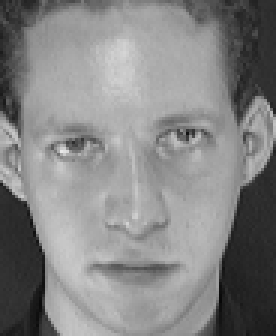
#> input picture imagenes/s1/3.pgm, 92 x 112 px, found by its file name (shown 3 times larger)
$ jupyter execute --allow-errors LinearAlgebra.ipynb   (shell and % lines are left out)
#> lines starting #> are read from the running program, lines starting #| are printed output that depends on the picture; long printed decimals are rounded
<a href="https://colab.research.google.com/github/Mahonry/LinearAlgebra/blob/master/LinearAlgebra.ipynb" target="_parent"></a>

# Transformaciones Lineales
______________________________________________________

[cell 1]
import numpy as np
import matplotlib.pyplot as plt

[cell 2]
A = np.array([[-1, 3], [2,-2]])
print(A)

[cell 3]
vector = np.array([[2],[1]])
print(vector)

[cell 4]
def graficarVectores(vecs, cols, alpha=1):
#> called with cols = 'blue', alpha = 1
    plt.axvline(x = 0, color = 'grey', zorder = 0)
    plt.axhline(y = 0, color = 'grey', zorder = 0)

    for i in range(len(vecs)):
      x = np.concatenate([[0,0], vecs[i]])
      plt.quiver([x[0]],
                 [x[1]],
                 [x[2]],
                 [x[3]],
                 angles = 'xy', scale_units = 'xy',
                 scale = 1,
                 color = cols[i],
                 alpha = alpha
                 )

[cell 5]
graficarVectores([vector.flatten()], cols = 'blue')

plt.xlim(-0.5, 3)
plt.ylim(-0.5, 4)

[cell 6]
vector_tranformado = A.dot(vector)

[cell 7]
graficarVectores([vector.flatten(), vector_tranformado.flatten()], cols = ['blue','orange'])

plt.xlim(-0.5, 2.5)
plt.ylim(-0.5, 2.5)

# Autovalores y autovectores
__________________________________________________

[cell 8]
orange = "#FF9A13"
blue = "#1190FF"

[cell 9]
X = np.array([[3,2],[4,1]])
print(X)

[cell 10]
v = np.array([[1],[1]])

[cell 11]
u = X.dot(v)
print(u)

[cell 12]
graficarVectores([u.flatten(),v.flatten()], cols = [orange,blue])

plt.xlim(-1,6)
plt.ylim(-1,6)

[cell 13]
s = np.array([[-1],[2]])
t = X.dot(s)

[cell 14]
graficarVectores([t.flatten(),s.flatten()], cols = [orange,blue])

plt.xlim(-3,3)
plt.ylim(-3,3)

## Calculo de eigenvalores y eigenvectores

[cell 15]
X = np.array([[3,2],[4,1]])

[cell 16]
print(np.linalg.eig(X))

[cell 17]
autovalores, autovectores = np.linalg.eig(X)

[cell 18]
print(autovectores[:,0])

[cell 19]
print(autovectores[:,1])

[cell 20]
v = np.array([[-1],[2]])

Xv = X.dot(v)

v_np = autovectores[:,1]

[cell 21]
graficarVectores([Xv.flatten(), v.flatten(), v_np], cols = ['green','orange','blue'])

plt.ylim(-4,2)
plt.xlim(-7,3)

# Descomposicion de matrices
_______________________________________________________

[cell 22]
A = np.array([[3,2],[4,1]])

[cell 23]
autovalores, autovectores = np.linalg.eig(A)

[cell 24]
A_cal = autovectores.dot(np.diag(autovalores)).dot(np.linalg.inv(autovectores))

[cell 25]
print(A_cal,"   ", A)

[cell 26]
A = np.array([[3,2],[2,3]])
print(A)

[cell 27]
print(A == A.T)

[cell 28]
autovalores, autovectores = np.linalg.eig(A)
print(autovalores)
print(autovectores)

[cell 29]
A_cal = autovectores.dot(np.diag(autovalores)).dot(autovectores.T)
print(A_cal)

## Descomponer matrices no cuadradas
_________________________________________________________________

[cell 30]
A = np.array([[1,2,3],[3,4,5]])

[cell 31]
U, D, V = np.linalg.svd(A)

[cell 32]
print(U)

[cell 33]
print(np.diag(D))

[cell 34]
print(V)

#> (a cell that did not finish here is left out)

[cell 36]
A

# Transformaciones al circulo unitario
____________________________________________________

[cell 37]
def graficarMatriz(matriz, vectorCol = ['red','blue']):

  #Circulo unitario

  x = np.linspace(-1,1,1000000)
  y = np.sqrt(1-(x**2))

  #Circulo unitario tranformado

  x1 = matriz[0,0]*x + matriz[0,1]*y
  y1 = matriz[1,0]*x + matriz[1,1]*y

  x1_neg = matriz[0,0]*x - matriz[0,1]*y
  y1_neg = matriz[1,0]*x - matriz[1,1]*y

  #Vectores

  u1 = [matriz[0,0],matriz[1,0]]
  v1 = [matriz[0,1],matriz[1,1]]

  graficarVectores([u1,v1], cols = [vectorCol[0],vectorCol[1]])
  plt.plot(x1,y1, 'green', alpha = 0.7)
  plt.plot(x1_neg,y1_neg, 'green', alpha = 0.7)

[cell 38]
# %run "..\\funciones_auxiliares\\funcion.ipynb"

[cell 39]
A = np.array([[3,7],[5,2]])
print(A)

[cell 40]
print("Circulo Unitario")
graficarMatriz(np.array([[1,0],[0,1]]))

plt.xlim(-1.5,1.5)
plt.ylim(-1.5,1.5)
plt.show()
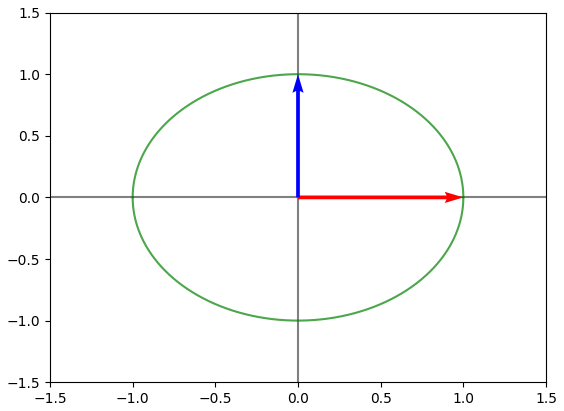
#> figure drawn by matplotlib, 1 panel; curve peaks at x = -1e-06, y = 1

print("Circulo Unitario Transformado")
graficarMatriz(A)

plt.xlim(-8,8)
plt.ylim(-8,8)
plt.show()
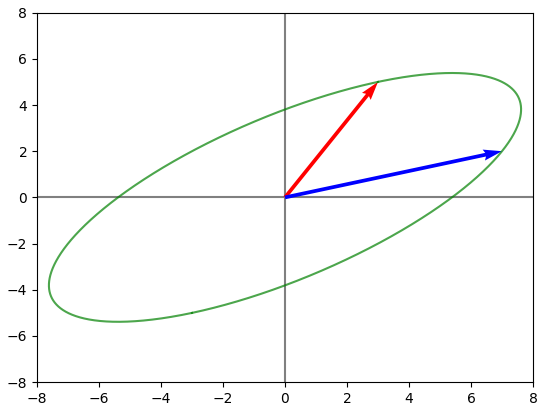
#> figure drawn by matplotlib, 1 panel

## Matrices SVD (valores singulares) aplicada al circulo unitario
__________________________________

[cell 41]
U, D, V = np.linalg.svd(A)

[cell 42]
"""La matriz V rota el espacio
La matriz D escala el espacio.
La matriz U rota de nuevo el espacio.
La transformación del espacio de una matriz A es igual a la transformación de las matrices SVD (Valores singulares)"""

print("Circulo Unitario")
graficarMatriz(np.array([[1,0],[0,1]]))

plt.xlim(-1.5,1.5)
plt.ylim(-1.5,1.5)
plt.show()

print("Primer rotacion V")
graficarMatriz(V)

plt.xlim(-1.5,1.5)
plt.ylim(-1.5,1.5)
plt.show()


print("Escala (D)")
graficarMatriz(np.diag(D).dot(V))

plt.xlim(-9,9)
plt.ylim(-9,9)
plt.show()
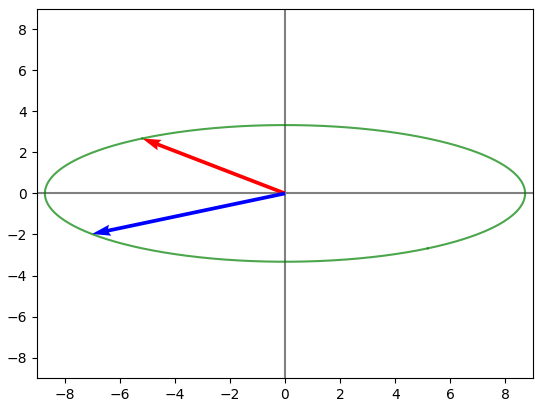
#> figure drawn by matplotlib, 1 panel

print("Segunda rotacion U")
graficarMatriz(U.dot(np.diag(D).dot(V)))

plt.xlim(-8,8)
plt.ylim(-8,8)
plt.show()

## ¿Como intepretar los valores singulares?
______________________________________________________________

[cell 43]
A = np.array([[3,7],[5,2]])
print(A)

[cell 44]
U, D, V = np.linalg.svd(A)
print(D[0])
print(D[1])

[cell 45]
u1 = [D[0]*U[0,0],D[0]*U[0,1]]
v1 = [D[1]*U[1,0],D[1]*U[1,1]]

print([A[0,0],A[1,0]])
print(u1)
print()
print([A[0,1],A[1,1]])
print(v1)

[cell 46]
graficarMatriz(A)
graficarVectores([u1,v1], cols = ['red','blue'])

plt.text(3,5, r"$u_1$", size = 18)
plt.text(7,2, r"$v_1$", size = 18)


plt.text(-5,-4, r"$D(u_1)$", size = 18)
plt.text(-4,1, r"$D(v_1)$", size = 18)

plt.xlim(-8,8)
plt.ylim(-8,8)
plt.show()

# Aplicaciones de SVD a una imagen

[cell 47]
from PIL import Image
import urllib.request as request

plt.style.use("classic")

[cell 48]
url = "https://estaticos.muyinteresante.es/media/cache/1140x_thumb/uploads/images/gallery/5b755a235cafe886f57f0c61/golden-cachorro_0.jpg"
#> (the rest of this cell did not finish here and is left out)

#> (a cell that did not finish here is left out)

#> (a cell that did not finish here is left out)

#> (a cell that did not finish here is left out)

#> (a cell that did not finish here is left out)

#> (a cell that did not finish here is left out)

#> (a cell that did not finish here is left out)

#> (a cell that did not finish here is left out)

[cell 56]
# Aplicamos SVD a una imagen, vemos el efecto que tiene sobre la reconstruccion de la imagen, para poder disminuir el tamaño de nuestro archivo

#> (a cell that did not finish here is left out)

#> (a cell that did not finish here is left out)

[cell 59]
img_recons = np.matrix(U[:,:1])*np.diag(D[:1])*np.matrix(V[:1,:]) #hacemos pruebas tomando solo los primeros valores
plt.imshow(img_recons, cmap = 'gray')
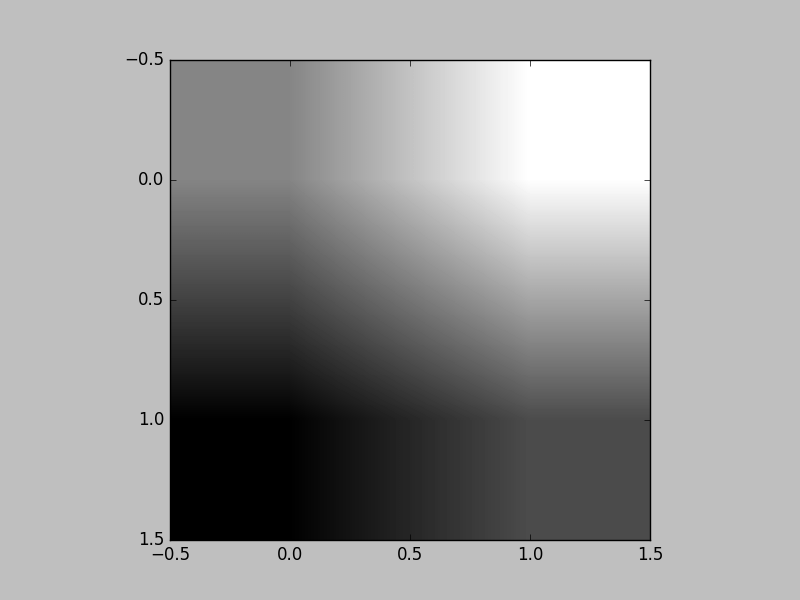
#> figure drawn by matplotlib, 1 panel

¿ Que cantidad de valores singulares necesitamos para que la imagen sea reconocible ?

[cell 60]
i = 100
img_recons = np.matrix(U[:,:i])*np.diag(D[:i])*np.matrix(V[:i,:])
plt.imshow(img_recons, cmap = 'gray')


title = "Valores singulares = %s" % i
plt.title(title)
plt.show()
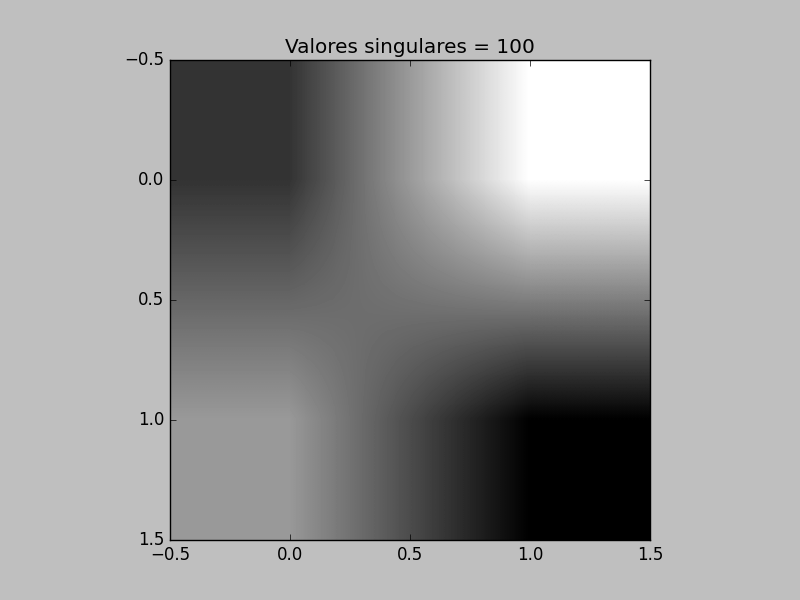
#> figure drawn by matplotlib, 1 panel

El valor adecuado va depende de para que necesitamos nuestra representacion

# ¿Qué es una pseudo inversa de Moore Penrose y cómo calcularla?
_____________________________

[cell 61]
np.set_printoptions(suppress=True)

[cell 62]
A = np.array([[2,3],[5,7],[11,13]])
print(A)

[cell 63]
U, D, V = np.linalg.svd(A)
print(U)
print()
print(D)
print()
print(V)

[cell 64]
D_pse = np.zeros((A.shape[0], A.shape[1])).T
print(D_pse)

[cell 65]
print("Valores a reemplazar en D_pse")
print(D_pse[:D.shape[0],:D.shape[0]])

[cell 66]
print("Valores que pondremos en D_pse")
print(np.linalg.inv(np.diag(D)))

[cell 67]
D_pse[:D.shape[0],:D.shape[0]] = np.linalg.inv(np.diag(D))
D_pse

[cell 68]
A_pse = V.T.dot(D_pse).dot(U.T)
A_pse

[cell 69]
A_pse_cal = np.linalg.pinv(A)
A_pse_cal

[cell 70]
print(A_pse.dot(A))

[cell 71]
A_pse.dot(A)[0][1]

[cell 72]
print(A.dot(A_pse)) # La pseudoinversa no es comuntativa

[cell 73]
A_pse_2 = np.linalg.inv(A.T.dot(A)).dot(A.T)
A_pse_2

## Usando la pseudo inversa para resolver un sistema sobredeterminando
___________________________

[cell 74]
x = np.linspace(-5,5,1000)

y_1 = -4*x + 3
y_2 = 2*x + 5
y_3 = -3*x + 1

plt.plot(x,y_1)
plt.plot(x,y_2)
plt.plot(x,y_3)

plt.xlim(-2,2.5)
plt.ylim(-6,6)
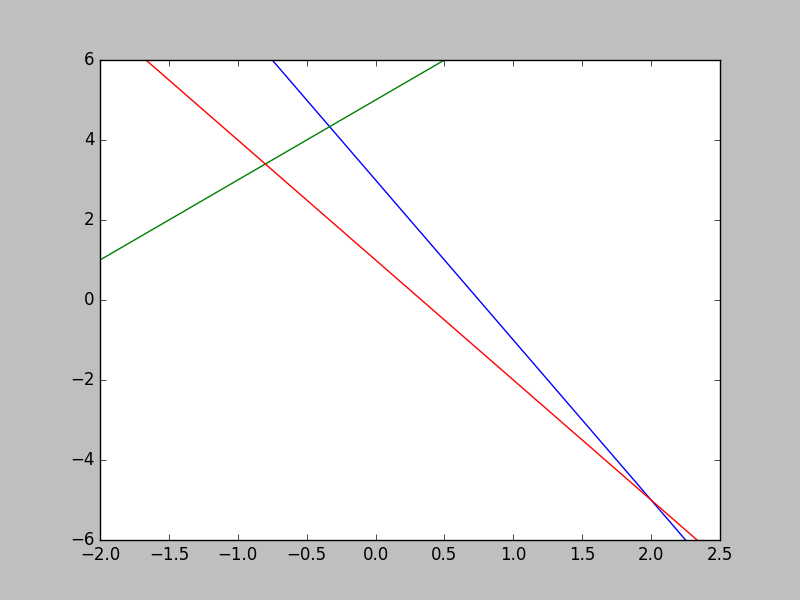
#> figure drawn by matplotlib, 1 panel; curve peaks at x = -5, y = 23; curve peaks at x = 5, y = 15; curve peaks at x = -5, y = 16

[cell 75]
matriz = np.array([[4,1],[-2,1],[3,1]])

[cell 76]
matriz_pse = np.linalg.pinv(matriz)

[cell 77]
b = np.array([[3],[5],[1]])

[cell 78]
resultado = matriz_pse.dot(b)
print(resultado)

[cell 79]
plt.plot(x,y_1)
plt.plot(x,y_2)
plt.plot(x,y_3)

plt.xlim(-2,2.5)
plt.ylim(-6,6)

plt.scatter(resultado[0],resultado[1])
#> figure, not shown here; curve peaks at x = -5, y = 23; curve peaks at x = 5, y = 15; curve peaks at x = -5, y = 16

# ¿Que es PCA? Principal Component Analysis
_____________________________

[cell 80]
""" La maldicion de la dimension:
por cada variable que yo agrego en mi conjunto de datos,
voy a necesitar exponencialmente mas muestras para poder
tener la misma relevancia estadistica """

[cell 81]
np.random.seed(42)

x = 3*np.random.rand(200)
y = 20*x + 2*np.random.rand(200)

x = x.reshape(200,1)
y = y.reshape(200,1)

[cell 82]
xy = np.hstack([x,y])
print(xy.shape)

[cell 83]
plt.plot(xy[:,0],xy[:,1],'.')
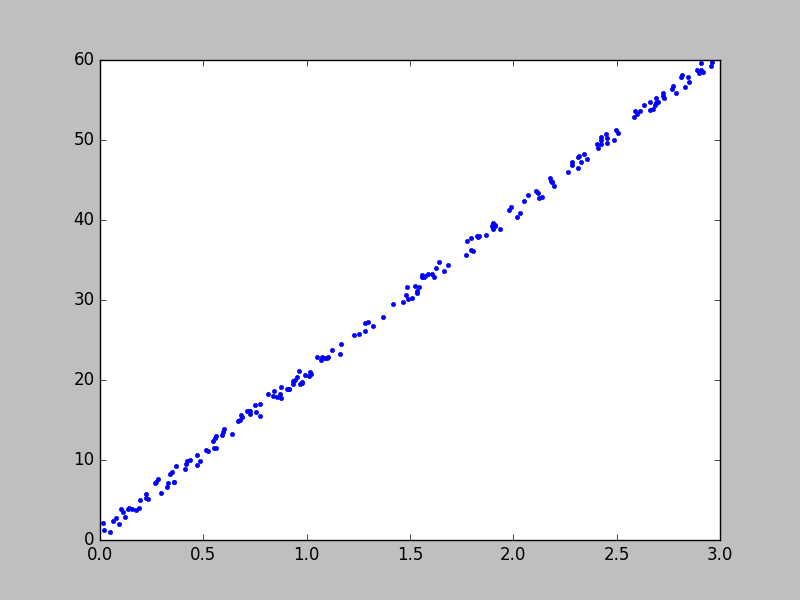
#> figure drawn by matplotlib, 1 panel

[cell 84]
xy_centrado =  xy - np.mean(xy, axis = 0)
plt.plot(xy_centrado[:,0],xy_centrado[:,1],'.')
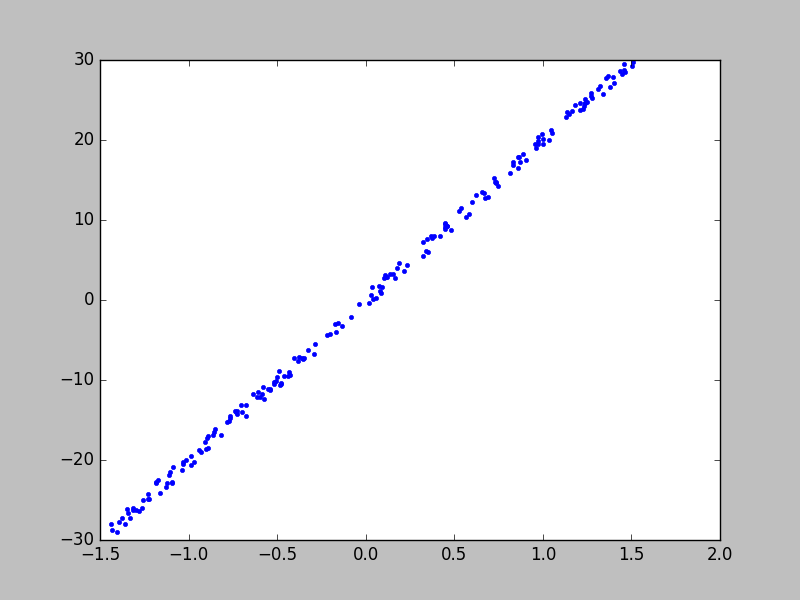
#> figure drawn by matplotlib, 1 panel

[cell 85]
eigenvalores, eigenvectores = np.linalg.eig(xy_centrado.T.dot(xy_centrado))
print(eigenvectores) #el vector asociado con el eigenvalor mas grande, nos dice la direccion de maxima varianza

[cell 86]
graficarVectores(eigenvectores.T, ['blue','red'])
plt.plot(xy_centrado[:,0],xy_centrado[:,1]/10,'.')

plt.show()

[cell 87]
print(eigenvalores) # Vemos que el numero mas grande es que el que pertenece al color rojo

[cell 88]
xy_nuevo = eigenvectores.T.dot(xy_centrado.T) # Hacemos la tranformacion lineal

plt.plot(xy_nuevo[0,:],xy_nuevo[1,:],'.') # Cambio de algo linealmete relacionado a tener puntos en el espacio y podemos distinguir,
#si quisieramos podriamos solo quedarnos con la variable y que es la que captura casi toda la varianza de nuestros datos
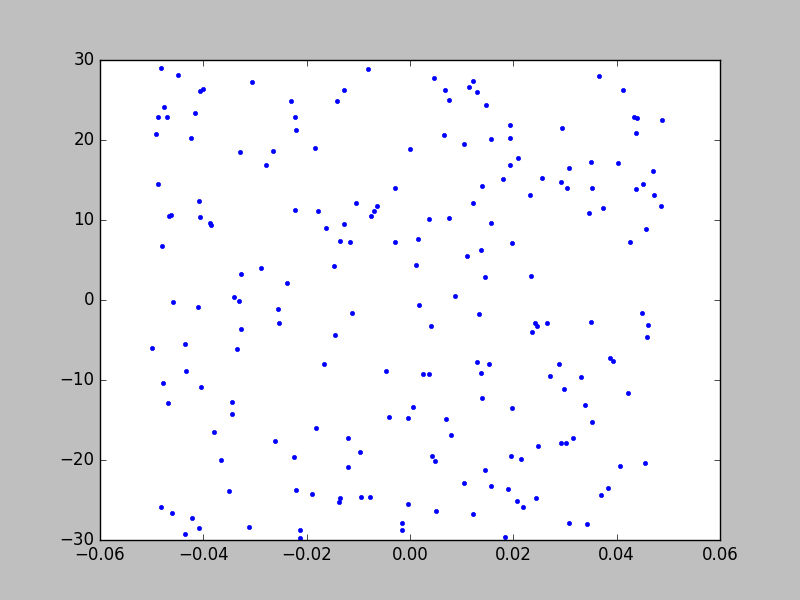
#> figure drawn by matplotlib, 1 panel

## Aplicar PCA a imagenes
_____________________________________________

[cell 89]
# PCA es una tecnica muy util para disminuir la cantidad de dimensiones con las que estamos trabajando
# ¿Que variables son las que debemos quedarnos para capturar la mayor cantidad de informacion?

import imageio
import pandas as pd
from glob import iglob
import os

[cell 90]
im = imageio.imread("3.pgm") # ".\data\imagenes\s3\3.pgm"
#> im is the input picture: shape (112, 92); min 7, max 232, mean 132.6
im = im.astype(np.uint8)

print(im)
#> (printed output is left out)

[cell 91]
print("Max original", end = ' ')
print(np.amax(im))
#| 232
print("Min original", end = ' ')
print(np.amin(im))
#| 7

[cell 92]
im_original = im
im = im / 255

print("Max original", end = ' ')
print(np.amax(im))
#| 0.9098
print("Min original", end = ' ')
print(np.amin(im))
#| 0.02745

[cell 93]
fig, ax = plt.subplots(1,2,figsize = (12,12),
                       subplot_kw = {'xticks':[],'yticks':[]})
ax[0].imshow(im_original, cmap = 'gray')
ax[1].imshow(im, cmap = 'gray')

#No hay modificacion al normalizarla
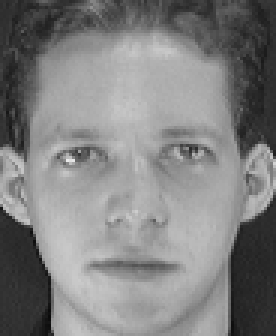
#> input picture imagenes/s1/1.pgm, 92 x 112 px (shown 3 times larger)
#> further down, im is the input picture: shape (112, 92); min 11, max 234, mean 128.3

[cell 94]
from glob import iglob

caras = pd.DataFrame([])

#> (the rest of this cell did not finish here and is left out)
